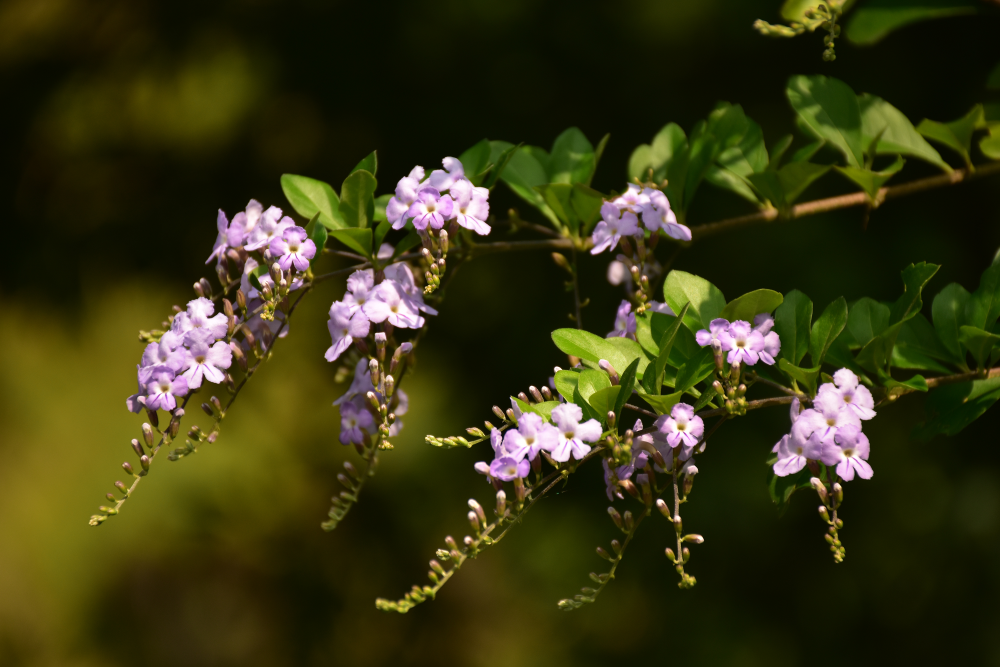
#> input picture branch_small.jpg, 3000 x 2000 px, found by its file name (shown at 1/3 size)
$ python noise.py
#> lines starting #> are read from the running program, lines starting #| are printed output that depends on the picture
import numpy as np
import matplotlib.pyplot as plt
import cv2
img=cv2.imread("branch_small.jpg",0)
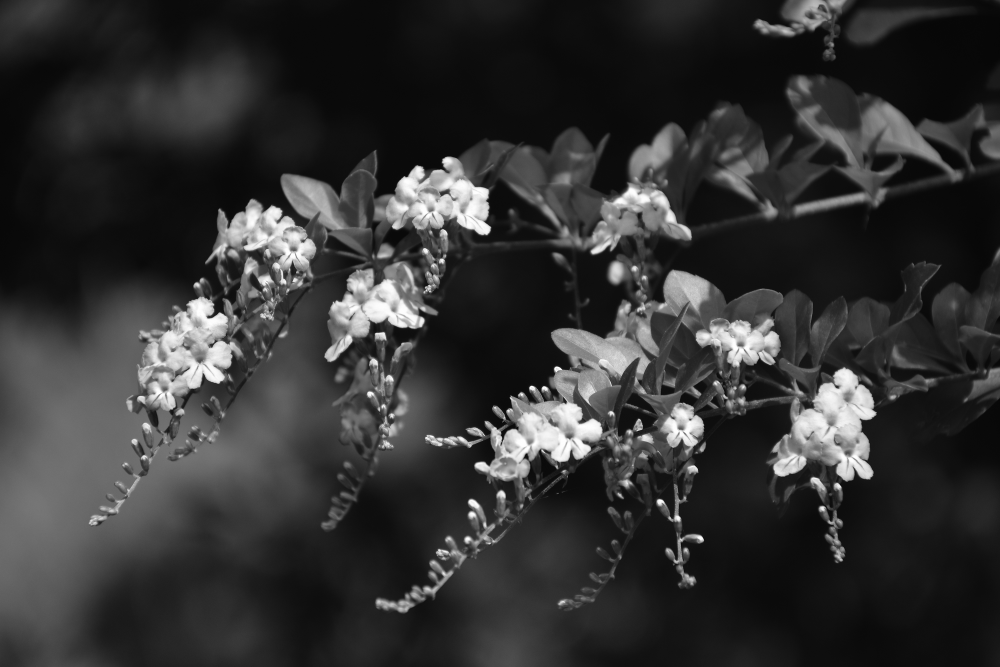
#> img: shape (2000, 3000) (shown at 1/3 size); min 0, max 255, mean 51
gauss_noise=np.zeros((640,480),dtype=np.uint8)
cv2.randn(gauss_noise,128,20)
gauss_noise=(gauss_noise*0.5).astype(np.uint8)
#> (the run stopped early here; a loop or call above may not have finished)

$ run again, with Noisy.jpg copied over branch_small.jpg
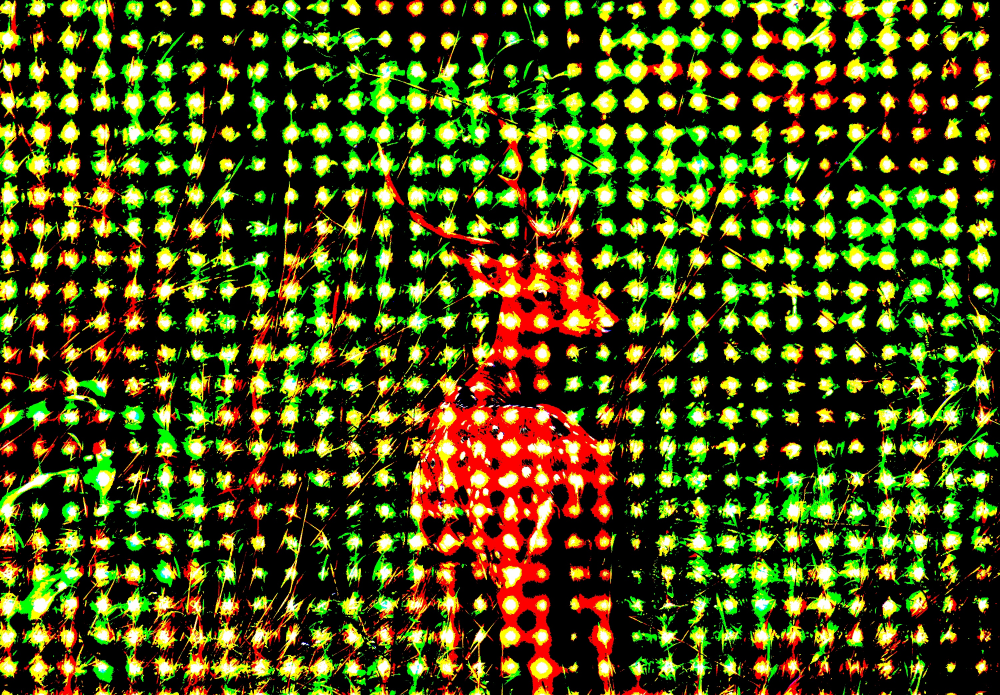
#> input picture Noisy.jpg, 3000 x 2085 px, found by its file name (shown at 1/3 size)
#> `img=cv2.imread("branch_small.jpg",0)`:
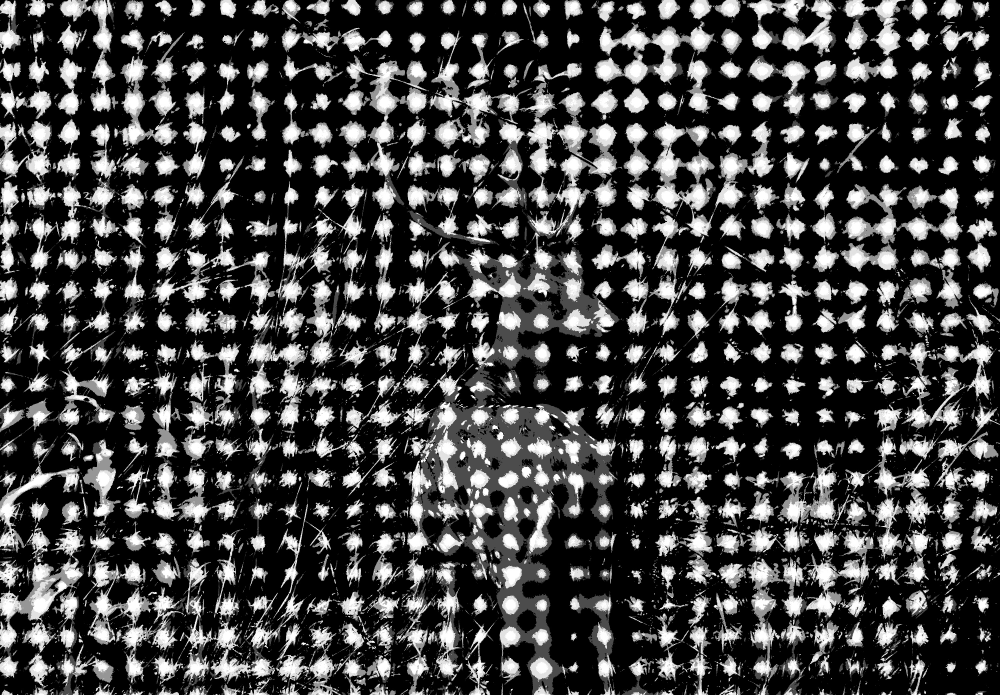
#> img: shape (2085, 3000) (shown at 1/3 size); min 0, max 255, mean 70
